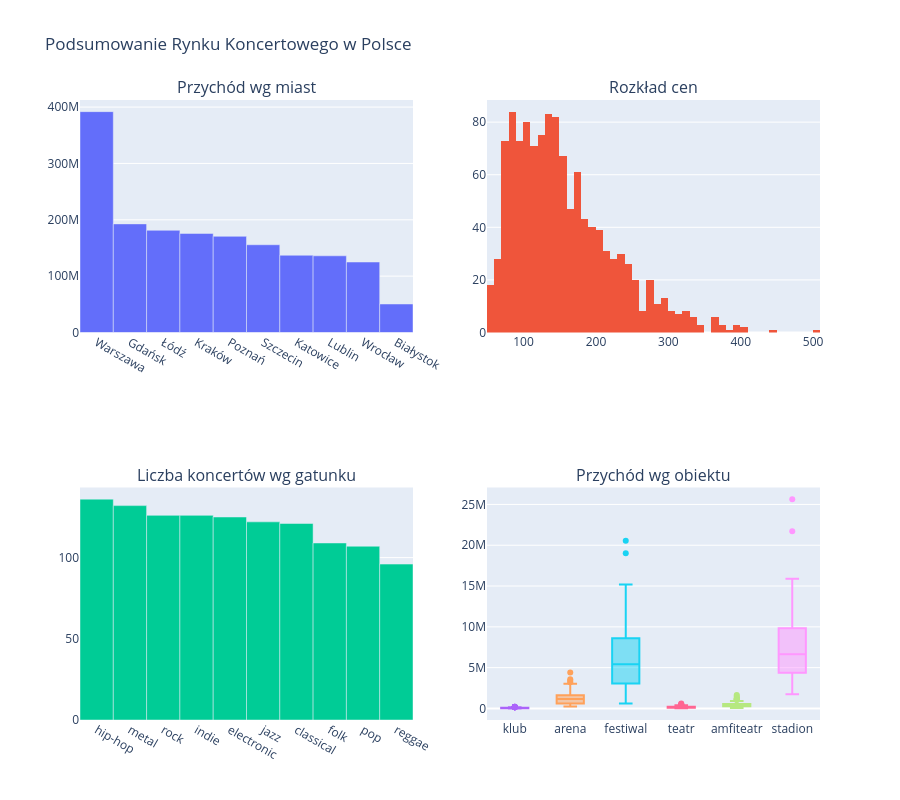

This figure's notebook cell:
### Markdown cell above
## Część 7: Subploty 2x2

### Code cell
def plot_dashboard(df: pd.DataFrame) -> go.Figure:
    fig = make_subplots(rows=2, cols=2, subplot_titles=('Przychód wg miast', 'Rozkład cen', 'Liczba koncertów wg gatunku', 'Przychód wg obiektu'))
    
    df_miasta = df.groupby('miasto', as_index=False)['przychod_pln'].sum().sort_values('przychod_pln', ascending=False)
    fig.add_trace(go.Bar(x=df_miasta['miasto'], y=df_miasta['przychod_pln']), row=1, col=1)
    
    fig.add_trace(go.Histogram(x=df['cena_biletu_pln'], nbinsx=50), row=1, col=2)
    
    gatunki = df['gatunek'].value_counts().reset_index()
    fig.add_trace(go.Bar(x=gatunki['gatunek'], y=gatunki['count']), row=2, col=1)
    
    for typ in df['typ_obiektu'].unique():
        fig.add_trace(go.Box(y=df[df['typ_obiektu'] == typ]['przychod_pln'], name=typ), row=2, col=2)
        
    fig.update_layout(title_text='Podsumowanie Rynku Koncertowego w Polsce', height=800, showlegend=False)
    return fig

plot_dashboard(df).show()

### Figure 1 — Plotly figure (JSON) as saved in the notebook; plotly's stock layout.template omitted (floating-point values rounded to 4 significant figures; data arrays with more than 128 entries replaced by an {"elided": "..."} marker saying what was removed)
{"data": [{"type": "bar", "x": ["Warszawa", "Gdańsk", "Łódź", "Kraków", "Poznań", "Szczecin", "Katowice", "Lublin", "Wrocław", "Białystok"], "xaxis": "x", "y": [391973430, 192767710, 181357180, 175778640, 170662360, 155743970, 137064460, 136115110, 125091800, 50603470], "yaxis": "y"}, {"nbinsx": 50, "type": "histogram", "x": {"elided": "1200 float values"}, "xaxis": "x2", "yaxis": "y2"}, {"type": "bar", "x": ["hip-hop", "metal", "rock", "indie", "electronic", "jazz", "classical", "folk", "pop", "reggae"], "xaxis": "x3", "y": [136, 132, 126, 126, 125, 122, 121, 109, 107, 96], "yaxis": "y3"}, {"name": "klub", "type": "box", "xaxis": "x4", "y": {"elided": "499 int values"}, "yaxis": "y4"}, {"name": "arena", "type": "box", "xaxis": "x4", "y": {"elided": "163 int values"}, "yaxis": "y4"}, {"name": "festiwal", "type": "box", "xaxis": "x4", "y": {"elided": "140 int values"}, "yaxis": "y4"}, {"name": "teatr", "type": "box", "xaxis": "x4", "y": {"elided": "176 int values"}, "yaxis": "y4"}, {"name": "amfiteatr", "type": "box", "xaxis": "x4", "y": {"elided": "155 int values"}, "yaxis": "y4"}, {"name": "stadion", "type": "box", "xaxis": "x4", "y": [11477040, 6654800, 11374500, 4506060, 8557600, 1745720, 15884280, 8867550, 9060090, 1871320, 7327680, 2481660, 10749120, 14145500, 4615000, 4912740, 10044720, 8756870, 3550750, 2256450, 8648640, 15323600, 2887560, 4845780, 3829050, 4636520, 10756000, 13065840, 5854140, 9439360, 3357840, 5353020, 2936440, 9483470, 6805120, 21701980, 6952170, 3499000, 14288040, 4105640, 4370400, 4439880, 6175760, 6091800, 11635010, 4414390, 7760940, 6956000, 4978080, 14232240, 5467350, 3529260, 9811620, 5469840, 12030720, 3240900, 6772500, 3955840, 3159890, 13686860, 6895100, 5310270, 4838700, 9817300, 3777750, 7652100, 25651500], "yaxis": "y4"}], "layout": {"annotations": [{"font": {"size": 16}, "showarrow": false, "text": "Przychód wg miast", "x": 0.225, "xanchor": "center", "xref": "paper", "y": 1, "yanchor": "bottom", "yref": "paper"}, {"font": {"size": 16}, "showarrow": false, "text": "Rozkład cen", "x": 0.775, "xanchor": "center", "xref": "paper", "y": 1, "yanchor": "bottom", "yref": "paper"}, {"font": {"size": 16}, "showarrow": false, "text": "Liczba koncertów wg gatunku", "x": 0.225, "xanchor": "center", "xref": "paper", "y": 0.375, "yanchor": "bottom", "yref": "paper"}, {"font": {"size": 16}, "showarrow": false, "text": "Przychód wg obiektu", "x": 0.775, "xanchor": "center", "xref": "paper", "y": 0.375, "yanchor": "bottom", "yref": "paper"}], "height": 800, "showlegend": false, "title": {"text": "Podsumowanie Rynku Koncertowego w Polsce"}, "xaxis": {"anchor": "y", "domain": [0, 0.45]}, "xaxis2": {"anchor": "y2", "domain": [0.55, 1]}, "xaxis3": {"anchor": "y3", "domain": [0, 0.45]}, "xaxis4": {"anchor": "y4", "domain": [0.55, 1]}, "yaxis": {"anchor": "x", "domain": [0.625, 1]}, "yaxis2": {"anchor": "x2", "domain": [0.625, 1]}, "yaxis3": {"anchor": "x3", "domain": [0, 0.375]}, "yaxis4": {"anchor": "x4", "domain": [0, 0.375]}}}
